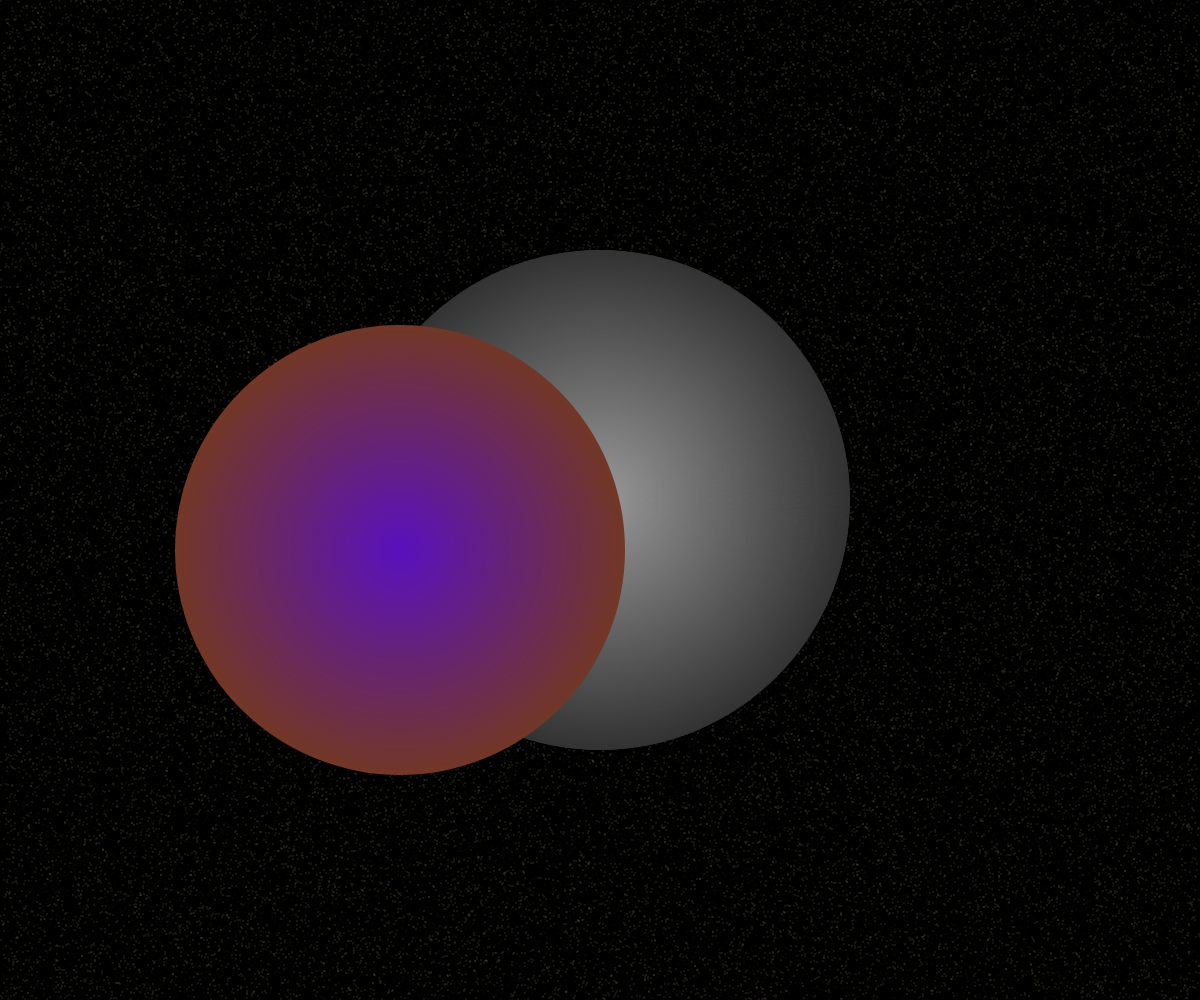
Frame 1 (no input)
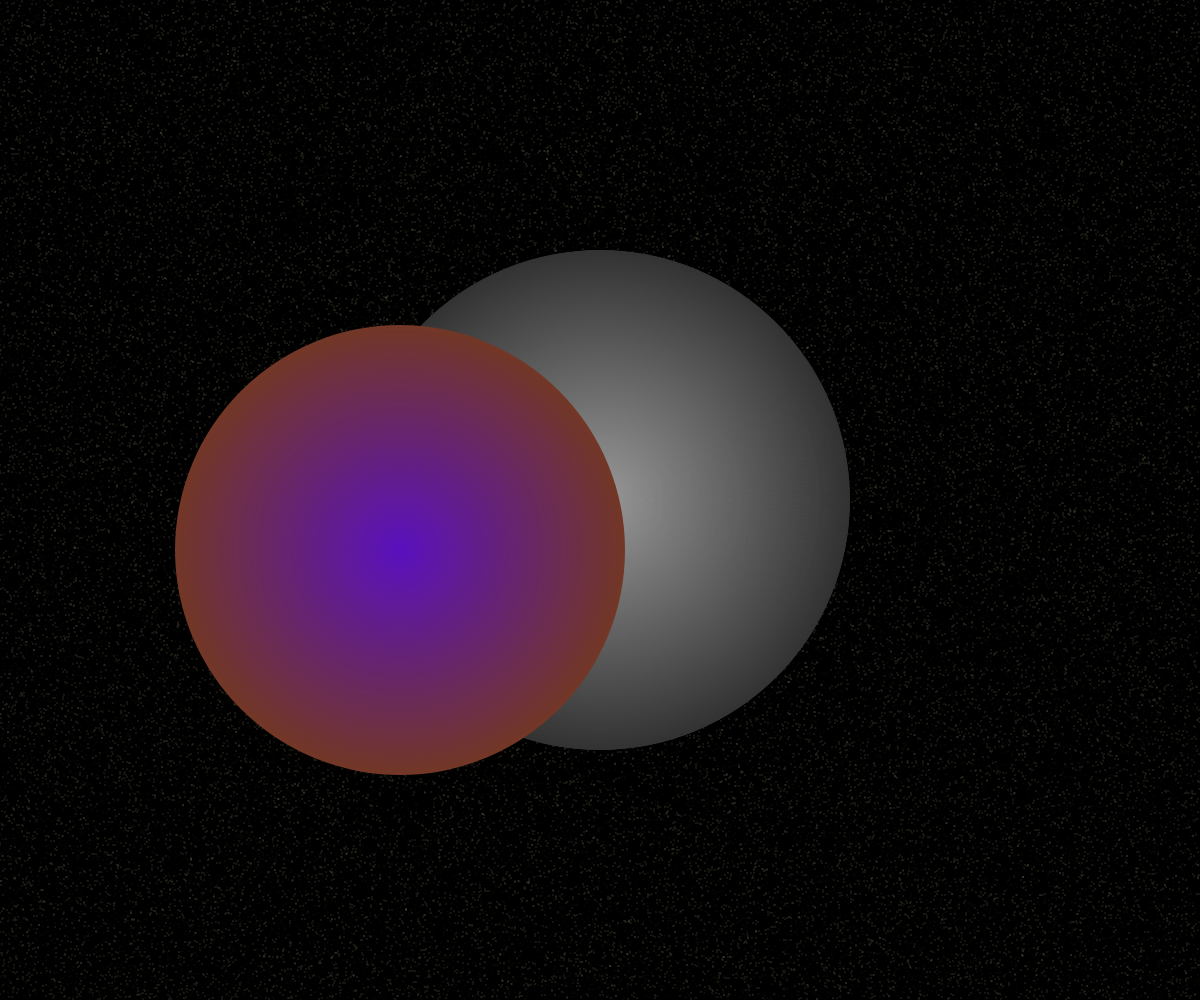
Frame 2 (the mouse pressed at the canvas centre, redrawn once)

The p5.js sketch that drew these frames (run headless with seeded random() and noise() and a simulated clock; the mouse was pressed at the canvas centre and the sketch redrawn once):

// p5.js sketch
// ── sketch.js
let canvasCenterX;
let canvasCenterY;
let x;
let xStart;
let xEnd;
const moonDiameter = 500;
const sunDiameter = 450;
const sunOffsetX = -200;
const sunOffsetY = 50;

function setup() {
  createCanvas(windowWidth, windowHeight);
  canvasCenterX = windowWidth / 2;
  canvasCenterY = windowHeight / 2;
  xStart = 0 - sunDiameter / 2;
  xEnd = windowWidth + sunDiameter / 2;
  x = xStart;
  noLoop();
}

function draw() {
  colorMode(RGB);
  noStroke();
  background(0);
  texturedBackground();
  drawMoon(moonDiameter, canvasCenterX, canvasCenterY);
  drawSun(sunDiameter, canvasCenterX + sunOffsetX, canvasCenterY + sunOffsetY);
}

function texturedBackground() {
  fill(color(`rgba(191, 179, 143, 0.15)`));
  strokeWeight(1);
  const numPoints = 100000;

  let minX = 0;
  let minY = 0;
  let maxX = Math.floor(windowWidth);
  let maxY = Math.floor(windowHeight);
  let x;
  let y;
  for (let i = 0; i < numPoints; i++) {
    x = Math.floor(Math.random() * (maxX - minX)) + minX;
    y = Math.floor(Math.random() * (maxY - minY)) + minY;
    d = Math.floor(Math.random() * 3);
    circle(x, y, d);
  }
}

function drawSun(diameter, centerX, centerY) {
  const orange = color(120, 65, 0);
  const purple = color(80, 0, 255);

  const steps = 100;
  const decrement = diameter / steps;

  for (let d = diameter; d > 0; d -= decrement) {
    const interpolAmount = map(d, 0, diameter, 0.25, 0.85);
    colorInterpol = lerpColor(purple, orange, interpolAmount);
    fill(colorInterpol);
    circle(centerX, centerY, d);
  }
}

function drawMoon(diameter, centerX, centerY) {
  const black = color(0, 0, 0);
  const white = color(255, 255, 255);

  const steps = 1000;
  const decrement = diameter / steps;

  for (let d = diameter; d > 0; d -= decrement) {
    const interpolAmount = map(d, 0, diameter, 0.6, 0.2);
    colorInterpol = lerpColor(black, white, interpolAmount);
    fill(colorInterpol);
    circle(centerX, centerY, d);
  }
}
